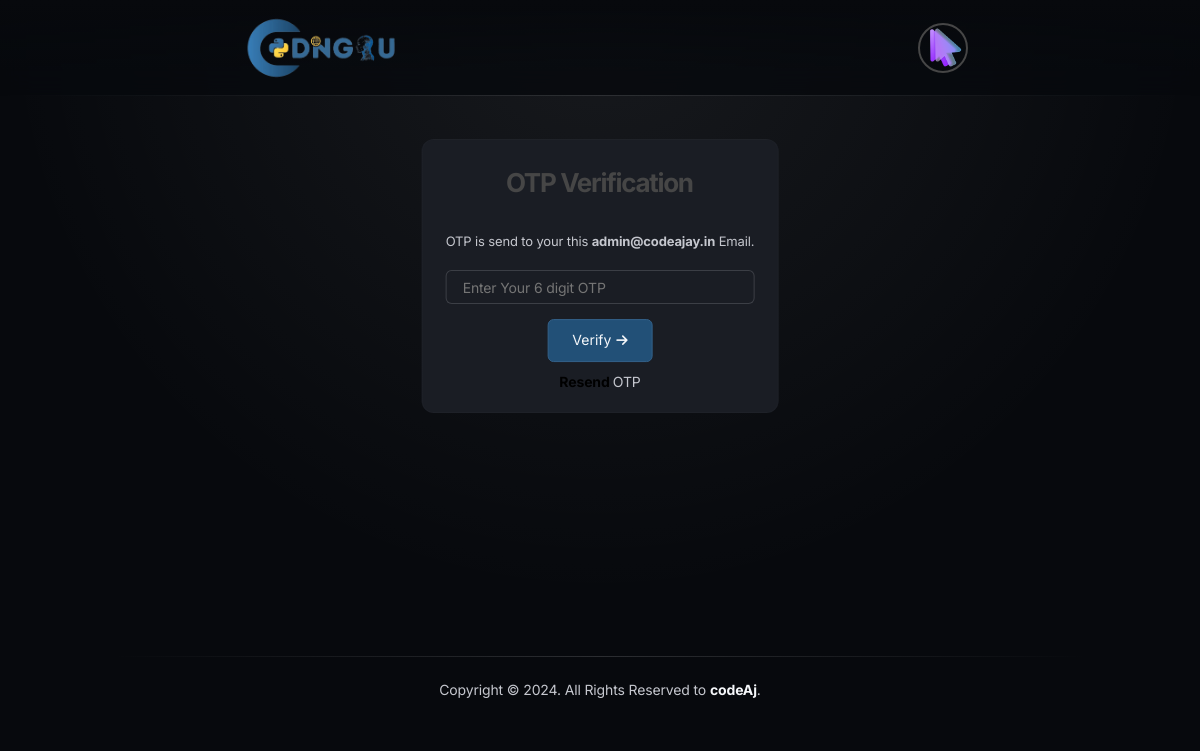
Screenshot of /otp/ (signed in) with the database file from the repository.
### accounts/models.py (models this page shows, shortened)
class Student(AbstractBaseUser, PermissionsMixin):
    STATUS_NOT_STARTED = 'not_started'
    STATUS_IN_PROGRESS = 'in_progress'
    STATUS_UNDER_REVIEW = 'under_review'
    STATUS_COMPLETED = 'completed'
    STATUS_REJECTED = 'rejected'
    STATUS_CHOICES = [
        (STATUS_NOT_STARTED, 'Not Started'),
        (STATUS_IN_PROGRESS, 'In Progress'),
        (STATUS_UNDER_REVIEW, 'Under Review'),
        (STATUS_COMPLETED, 'Completed'),
        (STATUS_REJECTED, 'Rejected'),
    ]
    email = models.EmailField(unique=True)
    name = models.CharField(max_length=255)
    profile_pic = models.ImageField(upload_to='profile_pics/', null=True, blank=True)
    phone_no = models.CharField(max_length=15, null=True, blank=True)
    whatsapp_no = models.CharField(max_length=15, null=True, blank=True)
    college = models.CharField(max_length=255, null=True, blank=True)
    domain = models.ForeignKey(Domain, on_delete=models.SET_NULL, null=True, blank=True)
    assignment1 = models.ForeignKey(Assignment, on_delete=models.SET_NULL, null=True, blank=True, related_name='assignment1')
    assignment1status = models.CharField(
        max_length=20,
        choices=STATUS_CHOICES,
        default=STATUS_NOT_STARTED,
    )
    assignment1starttime = models.DateTimeField(blank=True,null=True)
    assignment1endttime = models.DateTimeField(blank=True,null=True)
    assignment1rejectioncount = models.ImageField(default=0)
    assignment2 = models.ForeignKey(Assignment, on_delete=models.SET_NULL, null=True, blank=True, related_name='assignment2')
    assignment2status = models.CharField(
        max_length=20,
        choices=STATUS_CHOICES,
        default=STATUS_NOT_STARTED,
    )
    assignment2starttime = models.DateTimeField(blank=True,null=True)
    assignment2endttime = models.DateTimeField(blank=True,null=True)
    assignment2rejectioncount = models.ImageField(default=0)
    assignment3 = models.ForeignKey(Assignment, on_delete=models.SET_NULL, null=True, blank=True, related_name='assignment3')
    assignment3status = models.CharField(
        max_length=20,
        choices=STATUS_CHOICES,
        default=STATUS_NOT_STARTED,
    )
    assignment3starttime = models.DateTimeField(blank=True,null=True)
    assignment3endttime = models.DateTimeField(blank=True,null=True)
    assignment3rejectioncount = models.ImageField(default=0)
    level_choices_student = [(0, 'Not Started'), (1, 'Level 1'), (2, 'Level 2'), (3, 'Level 3'), (4, 'pending'), (5, 'Certificate Level')]
    level_student = models.IntegerField(choices=level_choices_student, default=0)
    otp = models.IntegerField(null=True, blank=True)
    is_active = models.BooleanField(default=True)
    is_staff = models.BooleanField(default=False)
    date_joined = models.DateTimeField(default=timezone.now)
    objects = StudentManager()
    USERNAME_FIELD = 'email'
    REQUIRED_FIELDS = ['name']

### accounts/views.py (the view, shortened to what this page needs)
# urls.py: path('otp/',views.OTP,name="otp"),
@login_required(login_url='/')
def OTP(request):
    mess= ''
    if request.user.otp:
        return redirect('dashboard')
    else:
        try:
            print(request.session.get('otp'))
            emailTemplate("OTP | codeAj Internship","Your OTP",f"<h1 style='text-align:center; background-color:black; color:white;  padding-top:200px; padding-bottom:200px; '>{request.session.get('otp')}</h1>","ajayoneness123@gmail.com",[f'{request.user.email}'])
        except:
            mess = 'OTP System is not working....'
        return render(request,"otp.html",{"message":mess})

### accounts/models.py (called while the page is built)
    def __str__(self):
        return self.domain_name

### accounts/views.py (called while the page is built)
def emailTemplate(subject, message, html_message, from_email, recipient_list):
    try:
        send_mail(subject, message, from_email, recipient_list, html_message=html_message)
        print(f"Email sent to {recipient_list}")
    except BadHeaderError:
        return HttpResponse('Invalid header found.')
    except SMTPException as e:
        print(f"Error sending email: {e}")
        return HttpResponse(f'Error sending email: {e}')
    except Exception as e:
        print(f"Unexpected error: {e}")
        return HttpResponse(f'Unexpected error: {e}')

### templates/otp.html (shortened to what this page needs)
{% load static %}
{% include 'header.html' %}
<div class="stg-container">
    <section class="backlight-top is-fullwidth">
        <div class="stg-row stg-valign-middle stg-cta-with-image stg-tp-column-reverse" >
            <div class="stg-col-12" data-unload="fade-left" >
                <form  method="post" class=" bringer-block  nnnform" id="loginForm" style="--mouse-x: 166.6666660308838px; --mouse-y: -302.375px; ">
                    <div class="bringer-form-content" style="text-align: center;">
                        <h4 class = "head-text">OTP <span>Verification</span></h4>
                        <p style="font-size: 13px;">OTP is send to your this <b>{{user.email}}</b> Email.</p>
                        <input class="is-init" placeholder="Enter Your 6 digit OTP" type='text' name="otp" required>
                        <div class="text-center mt-3">
                            <button type="submit" class="mb-3 submit-button" >
                                Verify
                                <i class="fa-solid fa-arrow-right"></i>
                            </button>
                            <p style="margin-top: 10px;"><a href="{% url 'otp' %}">Resend </a> OTP</p>
                        </div>
                    </div>
                </form>
            </div>
        </div>
    </section>
{% include 'footer.html' %}

### templates/header.html (shortened to what this page needs)
{% load static %}
<!DOCTYPE html>
<html lang="en">
<head>
    <link rel="stylesheet" href="https://cdnjs.cloudflare.com/ajax/libs/font-awesome/6.6.0/css/all.min.css" />
    <link type="text/css" rel="stylesheet" href="{% static 'css/config.css' %}">
    <link type="text/css" rel="stylesheet" href="{% static 'css/libs.css' %}">
    <link type="text/css" rel="stylesheet" href="{% static 'css/style.css' %}">
    <link type="text/css" rel="stylesheet" href="{% static 'css/responsive.css' %}">
</head>
<body>
    <header id="bringer-header" class="is-frosted is-sticky" data-appear="fade-down" data-unload="fade-up">
        <div class="bringer-header-inner">
            <div class="bringer-header-lp">
                <a href="{% url 'main' %}" class="bringer-logo">
                    <img src="{% static 'logo.png' %}" alt="bringer." width="180" height="24">
                </a>
            </div>
            <div class="bringer-header-rp">
                <div class="mainlogo">
                    <div class="bbx">
                        {% if user.email %}
                            {% if user.profile_pic %}
                                <a href="{% url 'profile' %}">
                                    <img id="profileimg" class="profile-image" src="{{user.profile_pic.url}}"  >
                                </a>
                            {% else %}
                                <a href="{% url 'profile' %}">
                                    <img id="profileimg" class="profile-image" src="https://t4.ftcdn.net/jpg/01/07/43/45/360_F_107434511_iarF2z88c6Ds6AlgtwotHSAktWCdYOn7.jpg"  >
                            </a>
                            {% endif %}
                        {% endif %}
                    </div>
                </div>
            </div>
        </div>
    </header>

### static/css/libs.css (style rules this page uses)
:root { --swiper-theme-color:#007aff }
:root { --swiper-navigation-size:44px }

### static/css/responsive.css (style rules this page uses)
@media only screen and (max-width: 1200px) { .stg-cta-with-image { --this-spacing: var(--stg-large-gap); } }

### static/css/stg.css (style rules this page uses)
.stg-container { margin: 0 auto; width: var(--stg-container-width); }
.stg-row { display: flex; flex-wrap: nowrap; justify-content: space-between; margin: 0 calc(-0.5 * var(--stg-gap)); position: relative; z-index: 3; width: calc(100% + var(--stg-gap)); }
.stg-row > div { margin: 0 calc(0.5 * var(--stg-gap)); width: 100%; display: flex; flex-direction: column; align-items: flex-start; }
.stg-row > .stg-col-100, .stg-row > .stg-col-12 { width: calc(100% - var(--stg-gap)); }
.stg-valign-middle { align-items: center; }

### templates/header.html (style rules this page uses)
img { object-fit: cover; }
a { text-decoration: none; }
.head-text { color : rgb(70, 70, 70); padding :10px; font-weight: 700; }
.submit-button { border : none; border : 2px solid gray; padding-bottom: 5px; padding-left: 10px; padding-right: 10px; }
.submit-button i { font-size: 13px; margin-left: 1px; transition: ease-in-out; transition-duration: 0.3s; }
.mainlogo { display: flex; flex-wrap: wrap; justify-content: space-between; }
.mainlogo .profile-image { width : 50px; height : 50px; border-radius: 50%; border : 2px solid rgb(70, 70, 70); margin: 0px; }
a { color :rgb(0, 0, 0); font-weight : 700; text-decoration: none; }
body { background-position: center; background-repeat: no-repeat; background-size:cover; }
@media only screen and (max-width: 1366px) { .bringer-header-inner { padding-left: 120px; padding-right: 120px; } }

### templates/otp.html (style rules this page uses)
input:not(:last-child), textarea:not(:last-child) { margin-bottom: 15px; }
input { height: 20px; }
.nnnform { margin: 0; position: relative; top: 50%; left: 50%; transform: translate(-50%, -50%); }
.stg-cta-with-image { padding: 180px 0px; padding-bottom: 10px; }

### rows the page displays
Student: profile_pic (picture), email "admin@codeajay.in"
